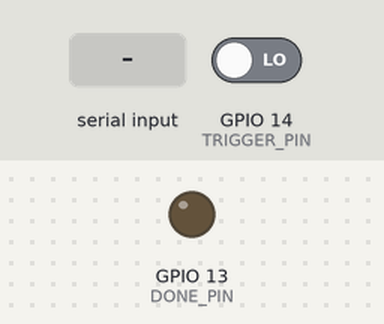
Recording of a sketch running on a simulated ESP32. Parts: output pins drawn as LEDs (lit = HIGH). Inputs (shaded band) come from the test bench; at power-on: GPIO 14 (TRIGGER_PIN) LOW. The camera gives no picture; what the sketch prints to the serial monitor is not drawn.

Above: at 2.0 s.
2.1 s: "p" received over Serial
At 3.3 s:
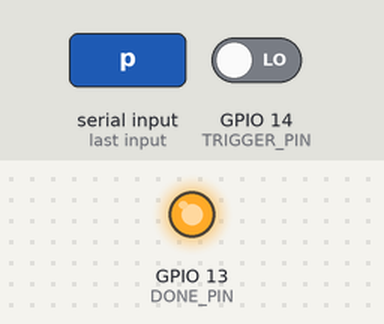
3.6 s: "P" received over Serial
6.6 s: "v" received over Serial
Timing chart, 0 to 17.8 s (numbered marks = the images above; inputs shaded):
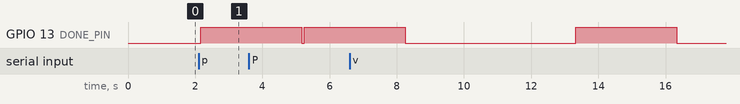

Measured:
- after the input at 2.1 s, GPIO 13 (DONE_PIN): LOW → HIGH after 0.07 s

The sketch:

esp32_cam_trigger_upload.ino
```cpp
/*
 * ESP32-CAM-MB trigger capture over USB serial, no WiFi needed.
 *
 * Wiring used with FRDM-MCXA153:
 *   ESP32 IO14 <- FRDM P3_14  trigger input
 *   ESP32 IO13 -> FRDM P1_10  done/status output
 *   ESP32 GND  -> FRDM GND    common ground
 *
 * Keep the ESP32-CAM-MB connected to the laptop by USB.
 * Power both boards from their own USB ports. Do not connect 5V/3V3 between boards.
 */

#include "esp_camera.h"

#define CAMERA_MODEL_AI_THINKER
#define TRIGGER_PIN 14
#define DONE_PIN 13
#define SERIAL_BAUD 921600
#define VIDEO_TRIGGER_MIN_MS 900
#define VIDEO_DURATION_MS 5000
#define VIDEO_FRAME_DELAY_MS 120

#if defined(CAMERA_MODEL_AI_THINKER)
#define PWDN_GPIO_NUM 32
#define RESET_GPIO_NUM -1
#define XCLK_GPIO_NUM 0
#define SIOD_GPIO_NUM 26
#define SIOC_GPIO_NUM 27
#define Y9_GPIO_NUM 35
#define Y8_GPIO_NUM 34
#define Y7_GPIO_NUM 39
#define Y6_GPIO_NUM 36
#define Y5_GPIO_NUM 21
#define Y4_GPIO_NUM 19
#define Y3_GPIO_NUM 18
#define Y2_GPIO_NUM 5
#define VSYNC_GPIO_NUM 25
#define HREF_GPIO_NUM 23
#define PCLK_GPIO_NUM 22
#endif

static bool triggerWasHigh = false;
static unsigned long triggerHighSince = 0;

static bool init_camera()
{
  camera_config_t config;
  config.ledc_channel = LEDC_CHANNEL_0;
  config.ledc_timer = LEDC_TIMER_0;
  config.pin_d0 = Y2_GPIO_NUM;
  config.pin_d1 = Y3_GPIO_NUM;
  config.pin_d2 = Y4_GPIO_NUM;
  config.pin_d3 = Y5_GPIO_NUM;
  config.pin_d4 = Y6_GPIO_NUM;
  config.pin_d5 = Y7_GPIO_NUM;
  config.pin_d6 = Y8_GPIO_NUM;
  config.pin_d7 = Y9_GPIO_NUM;
  config.pin_xclk = XCLK_GPIO_NUM;
  config.pin_pclk = PCLK_GPIO_NUM;
  config.pin_vsync = VSYNC_GPIO_NUM;
  config.pin_href = HREF_GPIO_NUM;
  config.pin_sccb_sda = SIOD_GPIO_NUM;
  config.pin_sccb_scl = SIOC_GPIO_NUM;
  config.pin_pwdn = PWDN_GPIO_NUM;
  config.pin_reset = RESET_GPIO_NUM;
  config.xclk_freq_hz = 20000000;
  config.pixel_format = PIXFORMAT_JPEG;
  config.frame_size = FRAMESIZE_QVGA;
  config.jpeg_quality = 12;
  config.fb_count = 1;
  config.grab_mode = CAMERA_GRAB_WHEN_EMPTY;

  esp_err_t err = esp_camera_init(&config);
  if (err != ESP_OK)
  {
    Serial.printf("CAMERA_INIT_FAILED 0x%x\n", err);
    return false;
  }

  return true;
}

static void capture_and_send()
{
  digitalWrite(DONE_PIN, LOW);
  Serial.println("CAPTURE_REQUESTED");

  camera_fb_t *fb = esp_camera_fb_get();
  if (!fb)
  {
    Serial.println("CAPTURE_FAILED");
    return;
  }

  Serial.printf("PHOTO_BEGIN %u\n", fb->len);
  Serial.write(fb->buf, fb->len);
  Serial.print("\nPHOTO_END\n");
  Serial.flush();
  esp_camera_fb_return(fb);

  digitalWrite(DONE_PIN, HIGH);
  delay(3000);
  digitalWrite(DONE_PIN, LOW);
  Serial.println("READY");
}

static void video_and_send()
{
  digitalWrite(DONE_PIN, LOW);
  Serial.println("VIDEO_REQUESTED");
  Serial.printf("VIDEO_BEGIN %u\n", VIDEO_DURATION_MS);

  unsigned long started = millis();
  uint16_t frames = 0;
  while ((millis() - started) < VIDEO_DURATION_MS)
  {
    camera_fb_t *fb = esp_camera_fb_get();
    if (!fb)
    {
      Serial.println("FRAME_FAILED");
      delay(VIDEO_FRAME_DELAY_MS);
      continue;
    }

    Serial.printf("FRAME_BEGIN %u\n", fb->len);
    Serial.write(fb->buf, fb->len);
    Serial.print("\nFRAME_END\n");
    Serial.flush();
    esp_camera_fb_return(fb);
    frames++;
    delay(VIDEO_FRAME_DELAY_MS);
  }

  Serial.printf("VIDEO_END %u\n", frames);
  Serial.flush();

  digitalWrite(DONE_PIN, HIGH);
  delay(3000);
  digitalWrite(DONE_PIN, LOW);
  Serial.println("READY");
}

void setup()
{
  Serial.begin(SERIAL_BAUD);
  delay(500);

  pinMode(TRIGGER_PIN, INPUT_PULLDOWN);
  pinMode(DONE_PIN, OUTPUT);
  digitalWrite(DONE_PIN, LOW);

  while (!init_camera())
  {
    Serial.println("CAMERA_RETRY_IN_2S");
    delay(2000);
  }

  Serial.println("READY");
}

void loop()
{
  if (Serial.available() > 0)
  {
    char command = Serial.read();
    if (command == 'p' || command == 'P')
    {
      capture_and_send();
    }
    else if (command == 'v' || command == 'V')
    {
      video_and_send();
    }
  }

  bool trigger = digitalRead(TRIGGER_PIN) == HIGH;
  if (trigger && !triggerWasHigh)
  {
    triggerHighSince = millis();
    triggerWasHigh = true;
  }
  else if (!trigger && triggerWasHigh)
  {
    unsigned long pulseMs = millis() - triggerHighSince;
    triggerWasHigh = false;
    if (pulseMs >= VIDEO_TRIGGER_MIN_MS)
    {
      video_and_send();
    }
    else
    {
      capture_and_send();
    }
  }
  delay(20);
}
```
